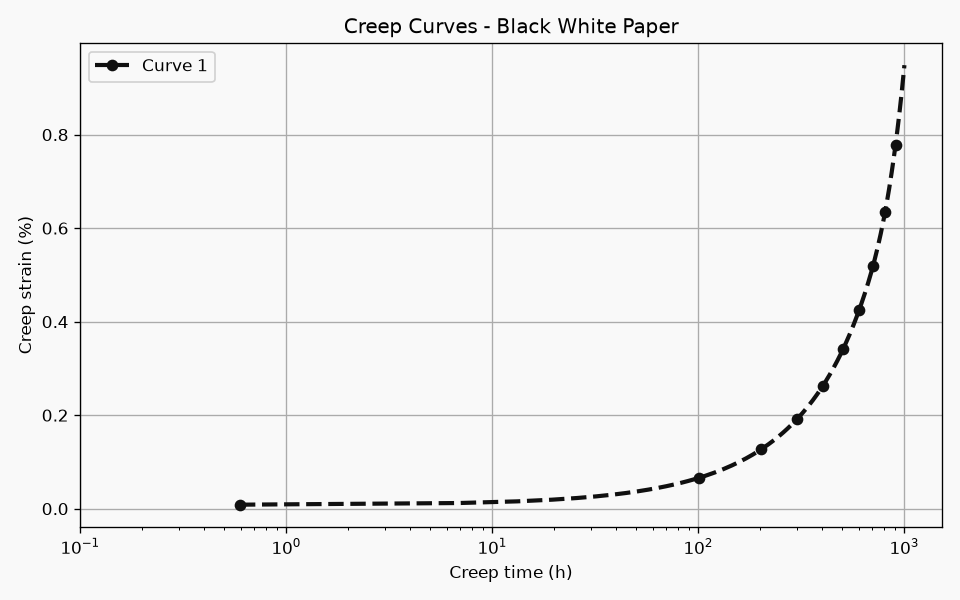
#> input picture web/examples/eval_platform_img_0000.png, 960 x 600 px
$ python -i panel_detect.py   (imports and definitions only)
#> lines starting #> are read from the running program, lines starting #| are printed output that depends on the picture; after the words box and inside, x2 and y2 are one past the last pixel; in counts of white or black regions, pixels touching at a corner belong together
#> further down, picture is the input picture: shape (600, 960, 3); min 0, max 249, mean 243.3
"""Multi-panel (subplot) detection for real-world chart images.

Algorithm (validated on the 326-image creep-curve library, see
``dataset/panel_estimate.csv``): Otsu binarization -> morphological closing ->
closed 4-corner contour detection.  Grid-immune by construction: grid lines do
not form closed rectangles, curves rarely enclose rectangles >= 3% of the
image area.

Conservative by design: only large, well-formed rectangles are reported and
nested frames are collapsed to the inner one.  False positives are acceptable
for *explainable reject* purposes (they push a failure into quality-B with a
hint) but must never break the successful single-panel path — callers should
only consult ``detect_panels`` when the main pipeline failed or when the
quality gate is explicitly enabled.
"""
from __future__ import annotations

from typing import List, Optional, Tuple

import cv2
import numpy as np

Rect = Tuple[int, int, int, int]  # (x0, y0, x1, y1) inclusive


def detect_panels(
    image_bgr: np.ndarray,
    min_area_frac: float = 0.03,
    max_area_frac: float = 0.97,
    min_side_frac: float = 0.10,
) -> List[Rect]:
    """Return axis-frame rectangles (x0, y0, x1, y1) found in the image.

    ``image_bgr``: BGR image as produced by ``read_image``.
    Returns an empty list when no panel is detected (single-panel layout with
    an unclosed frame, dark backgrounds, photos, etc.).
    """
#> called with min_area_frac = 0.03, max_area_frac = 0.97, min_side_frac = 0.1
    if image_bgr is None or image_bgr.size == 0:
        return []
    gray = cv2.cvtColor(image_bgr, cv2.COLOR_BGR2GRAY)
    h, w = gray.shape
#> h = 600; w = 960
    _, bw = cv2.threshold(gray, 0, 255, cv2.THRESH_BINARY_INV + cv2.THRESH_OTSU)
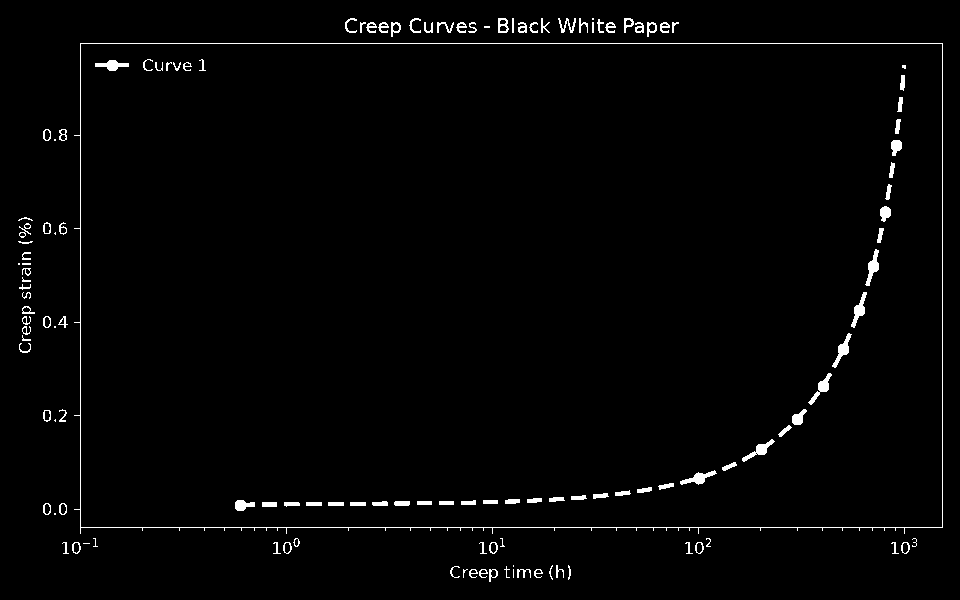
#> bw: shape (600, 960); 1.8% white; 132 white regions (17 under 20 px), largest, box (x1, y1, x2, y2) and area: (74, 43, 943, 534) 2848, (865, 249, 879, 286) 223, (680, 470, 717, 485) 223
    # close small gaps in axis frames (dashed frames, thin lines)
    kernel = np.ones((5, 5), np.uint8)
    bw = cv2.morphologyEx(bw, cv2.MORPH_CLOSE, kernel)
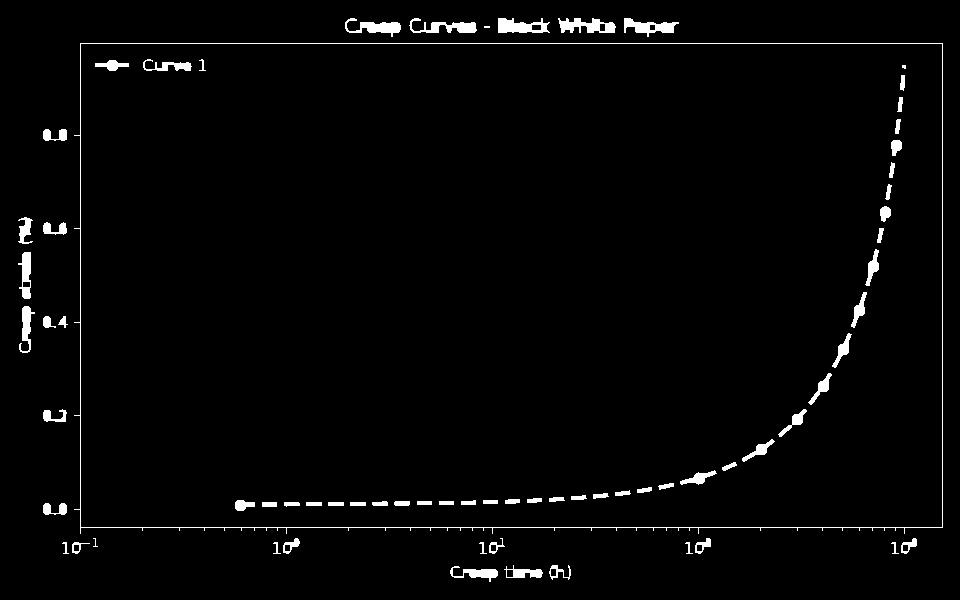
#> bw: shape (600, 960); 2.2% white; 70 white regions (3 under 20 px)

    contours, _ = cv2.findContours(bw, cv2.RETR_LIST, cv2.CHAIN_APPROX_SIMPLE)
#> contours = 82 contours, 9 with area under 20; largest, box (x1, y1, x2, y2) and area: (74, 43, 943, 534) 417250, (80, 43, 943, 528) 417206, (498, 18, 550, 33) 497, (558, 18, 616, 33) 482, (624, 18, 679, 37) 442
    rects: List[Tuple[int, int, int, int, float]] = []
    for c in contours:
        peri = cv2.arcLength(c, True)
        if peri <= 0:
            continue
        approx = cv2.approxPolyDP(c, 0.03 * peri, True)
        if len(approx) != 4:
            continue
        x, y, ww, hh = cv2.boundingRect(approx)
        area = float(ww) * hh
        if area < min_area_frac * w * h or area > max_area_frac * w * h:
            continue
        if ww < min_side_frac * w or hh < min_side_frac * h:
            continue
        rects.append((x, y, x + ww - 1, y + hh - 1, area))
#> this loop made 82 passes
#> peri on passes 1 to 12: 27.66, 25.66, 151.9, 100.9, 111.2, 23.66, 23.66, 23.66, 23.66, 23.66, 37.66, 37.66
#> (peri, approx, x, y, ww, hh, area) on passes 23, 24, 25, 27, 28, 29: (36, [[350, 502], [350, 505], [365, 505], [365, 502]], 350, 502, 16, 4, 64), (36, [[328, 502], [328, 505], [343, 505], [343, 502]], 328, 502, 16, 4, 64), (36, [[306, 502], [306, 505], [321, 505], [321, 502]], 306, 502, 16, 4, 64), (36, [[262, 502], [262, 506], [276, 506], [276, 502]], 262, 502, 15, 5, 75), (34, [[439, 501], [439, 504], [453, 504], [453, 501]], 439, 501, 15, 4, 60), (34, [[417, 501], [417, 504], [431, 504], [431, 501]], 417, 501, 15, 4, 60)
#> after the loop, rects = [(80, 43, 942, 527, 418555), (80, 43, 942, 533, 423733)]

    # step 1: merge near-duplicate contours (inner + outer edges of the same
    # frame produce two almost-coincident rectangles after closing); only when
    # areas are comparable (ratio < 1.3) — genuinely nested frames (area
    # ratio >> 1.3) are left for step 2 to resolve.
    merged: List[Tuple[int, int, int, int, float]] = []
    for r in rects:
        x0, y0, x1, y1, a = r
        hit = None
        for i, m in enumerate(merged):
            mx0, my0, mx1, my1, ma = m
            contains = (mx0 - 3 <= x0 and my0 - 3 <= y0 and x1 <= mx1 + 3
                        and y1 <= my1 + 3)
            inside = (x0 - 3 <= mx0 and y0 - 3 <= my0 and mx1 <= x1 + 3
                      and my1 <= y1 + 3)
            ratio = max(a, ma) / min(a, ma) if min(a, ma) > 0 else 1.0
            if (contains or inside) and ratio < 1.3:
                hit = i
                break
        if hit is None:
            merged.append(r)
        elif a > merged[hit][4]:
            merged[hit] = r
#> this loop made 2 passes
#> after the loop, merged = [(80, 43, 942, 533, 423733)]

    # step 2: keep the innermost frame of each nesting chain (drop outer
    # frames that contain a significantly smaller inner frame — e.g. a
    # page/decorative border around the actual plot frame).
    kept: List[Rect] = []
    for r in merged:
        x0, y0, x1, y1, a = r
        has_inner = False
        for q in merged:
            if q is r:
                continue
            qx0, qy0, qx1, qy1, qa = q
            if (x0 <= qx0 and y0 <= qy0 and qx1 <= x1 and qy1 <= y1
                    and a > qa * 1.3):
                has_inner = True
                break
        if not has_inner:
            kept.append((x0, y0, x1, y1))
#> this loop made 1 pass
#> after the loop, kept = [(80, 43, 942, 533)]
    # deterministic order: left-to-right, then top-to-bottom
    kept.sort(key=lambda r: (r[0], r[1]))
    return kept


# [20 lines left out: function panel_grid_shape, not called in this run]

>>> import cv2
>>> picture = cv2.imread('../../../web/examples/eval_platform_img_0000.png')
>>> result = detect_panels(picture)
#> result = [(80, 43, 942, 533)]

$ run again, on web/examples/eval_platform_img_0008.png
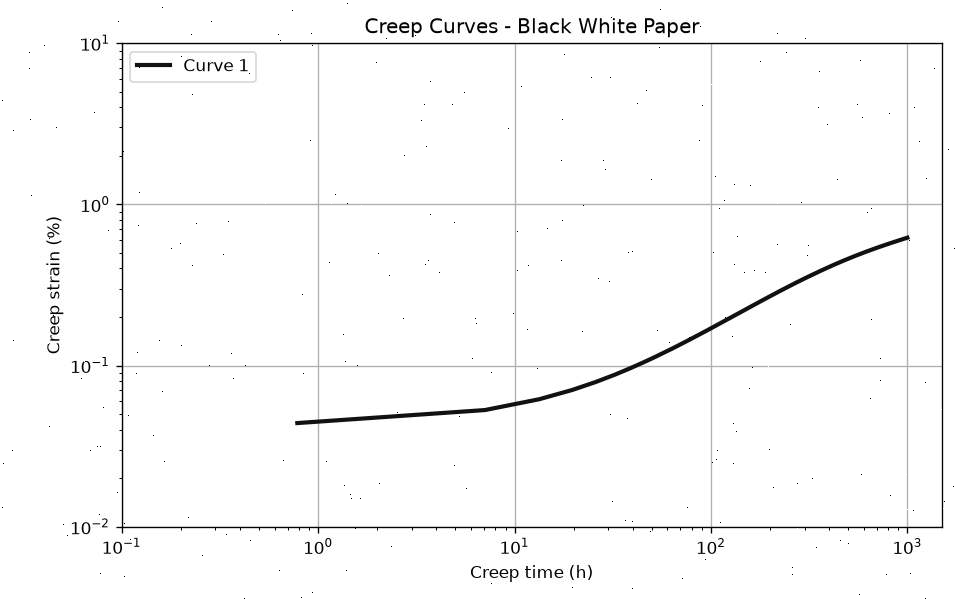
#> input picture web/examples/eval_platform_img_0008.png, 960 x 600 px
#> picture is the input picture: shape (600, 960, 3); min 0, max 255, mean 249.7
#> in detect_panels, `_, bw = cv2.threshold(gray, 0, 255, cv2.THRESH_BINARY_INV + cv2.THRESH..`:
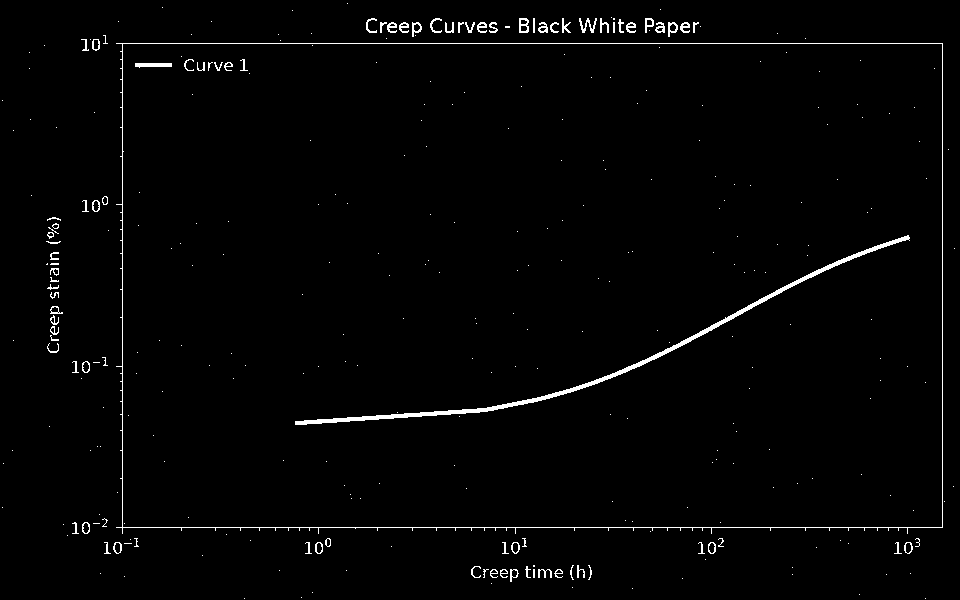
#> bw: shape (600, 960); 1.6% white in thin lines or dots
#> in detect_panels, `bw = cv2.morphologyEx(bw, cv2.MORPH_CLOSE, kernel)`:
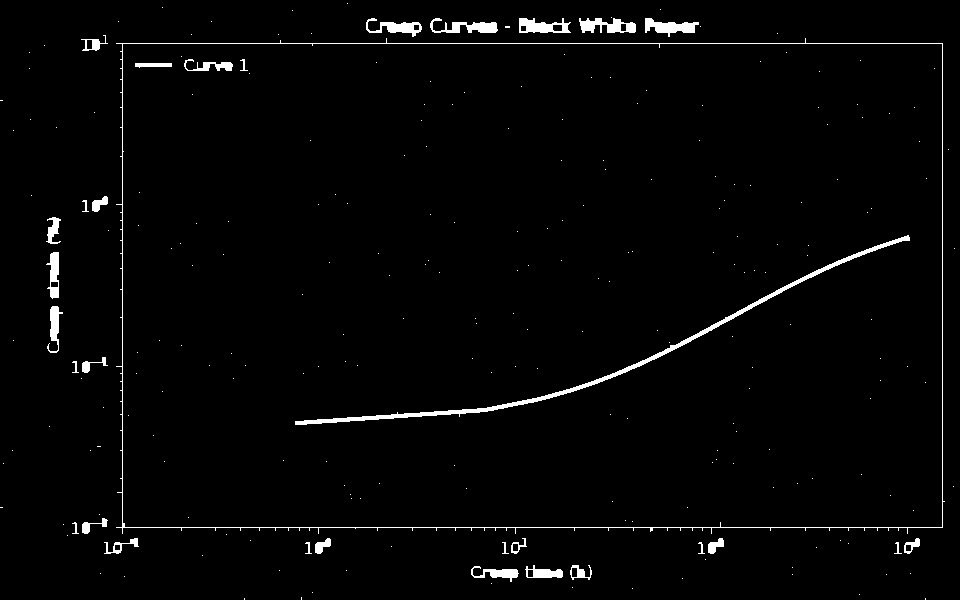
#> bw: shape (600, 960); 2.1% white; 251 white regions (219 under 20 px)
#> contours = 263 contours, 227 with area under 20; largest, box (x1, y1, x2, y2) and area: (116, 38, 945, 534) 396956, (122, 43, 943, 528) 396866, (295, 235, 910, 425) 2134, (519, 18, 571, 33) 496, (579, 18, 636, 33) 474
#> the loop in detect_panels, `for c in contours:` made 263 passes
#> (c, peri) on passes 4 to 6: ([[859, 594]], 0), ([[312, 592]], 0), ([[632, 588]], 0)
#> after the loop in detect_panels, `for c in contours:`: rects = [(295, 237, 909, 424, 115620), (122, 43, 942, 527, 398185), (116, 43, 942, 533, 406057)]
#> the loop in detect_panels, `for r in rects:` made 3 passes
#> after the loop in detect_panels, `for r in rects:`: merged = [(295, 237, 909, 424, 115620), (116, 43, 942, 533, 406057)]
#> the loop in detect_panels, `for r in merged:` made 2 passes
#> after the loop in detect_panels, `for r in merged:`: kept = [(295, 237, 909, 424)]

$ run again, on web/examples/eval_platform_img_0015.png
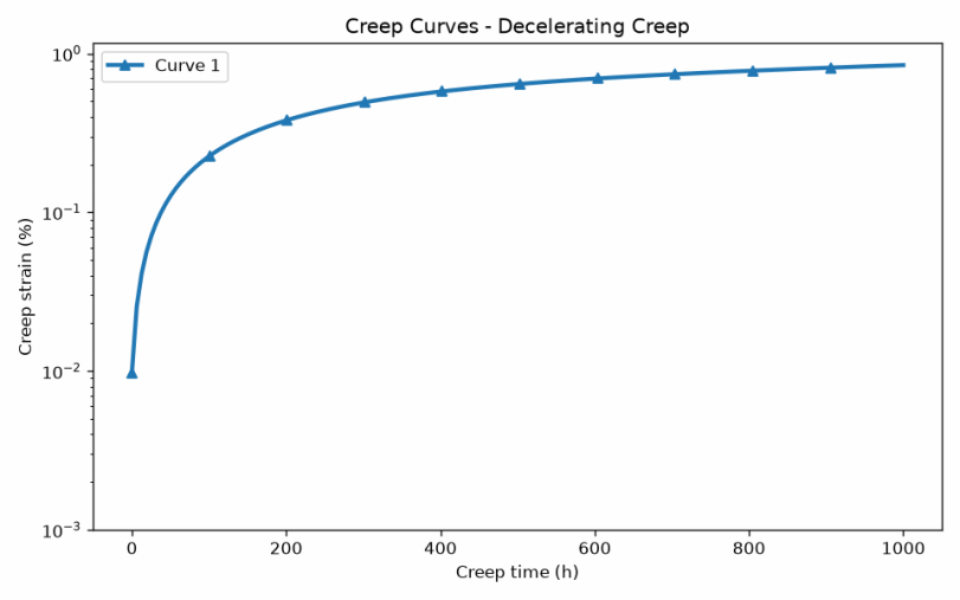
#> input picture web/examples/eval_platform_img_0015.png, 960 x 600 px
#> picture is the input picture: shape (600, 960, 3); mean B, G, R 250.2, 249.7, 249
#> in detect_panels, `_, bw = cv2.threshold(gray, 0, 255, cv2.THRESH_BINARY_INV + cv2.THRESH..`:
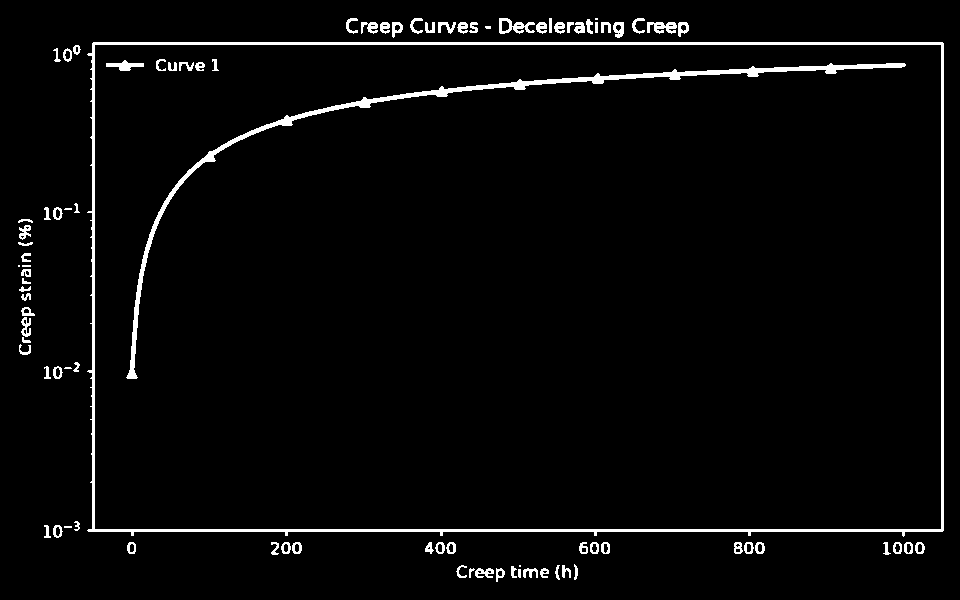
#> bw: shape (600, 960); 3.3% white; 90 white regions (8 under 20 px), largest, box (x1, y1, x2, y2) and area: (87, 42, 944, 537) 8197, (126, 63, 906, 379) 4821, (499, 18, 535, 34) 277
#> in detect_panels, `bw = cv2.morphologyEx(bw, cv2.MORPH_CLOSE, kernel)`:
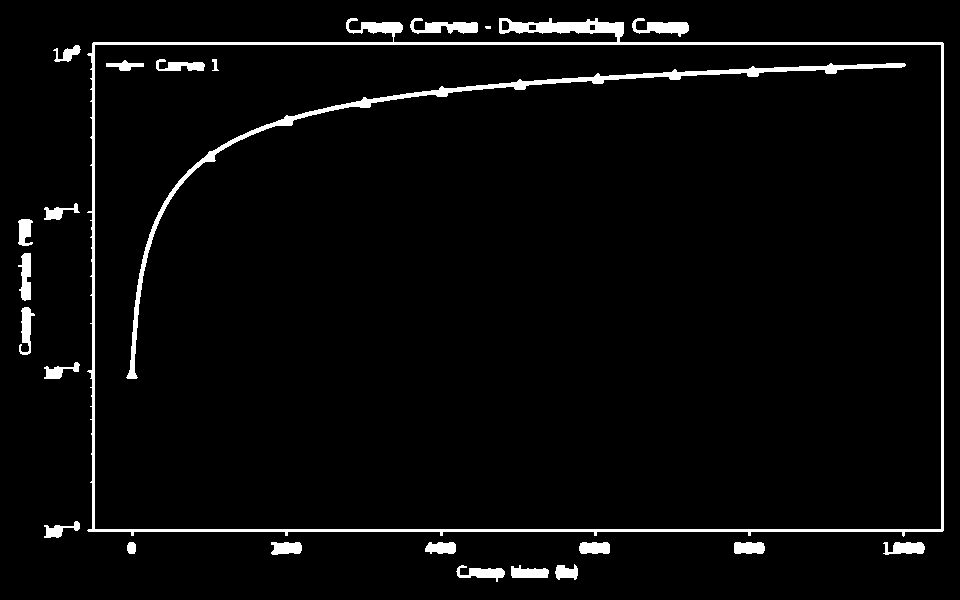
#> bw: shape (600, 960); 3.8% white; 24 white regions (1 under 20 px)
#> contours = 28 contours, 1 with area under 20; largest, box (x1, y1, x2, y2) and area: (87, 18, 944, 537) 418048, (94, 44, 942, 530) 410793, (126, 63, 906, 379) 3910, (410, 18, 478, 34) 504, (632, 18, 689, 37) 475
#> the loop in detect_panels, `for c in contours:` made 28 passes
#> peri on passes 2 to 9: 149.4, 77.21, 125.1, 81.8, 81.21, 82.87, 86.63, 33.9
#> after the loop in detect_panels, `for c in contours:`: rects = [(126, 64, 905, 377, 244920), (94, 44, 941, 529, 412128), (88, 42, 943, 531, 419440)]
#> the loop in detect_panels, `for r in rects:` made 3 passes
#> after the loop in detect_panels, `for r in rects:`: merged = [(126, 64, 905, 377, 244920), (88, 42, 943, 531, 419440)]
#> the loop in detect_panels, `for r in merged:` made 2 passes
#> after the loop in detect_panels, `for r in merged:`: kept = [(126, 64, 905, 377)]

$ run again, on web/examples/eval_platform_img_0046.png
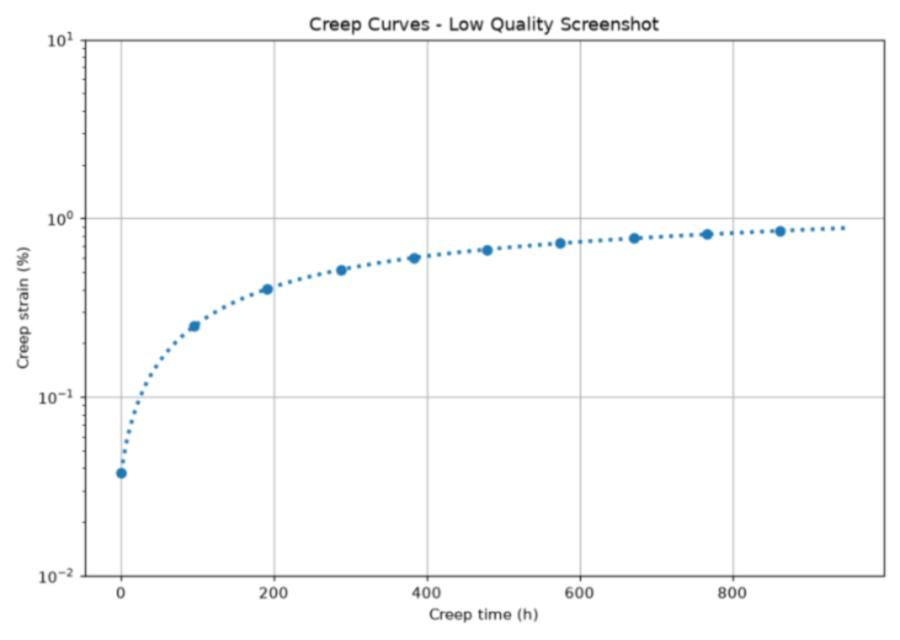
#> input picture web/examples/eval_platform_img_0046.png, 900 x 640 px
#> picture is the input picture: shape (640, 900, 3); mean B, G, R 251.2, 251, 250.7
#> in detect_panels, `_, bw = cv2.threshold(gray, 0, 255, cv2.THRESH_BINARY_INV + cv2.THRESH..`:
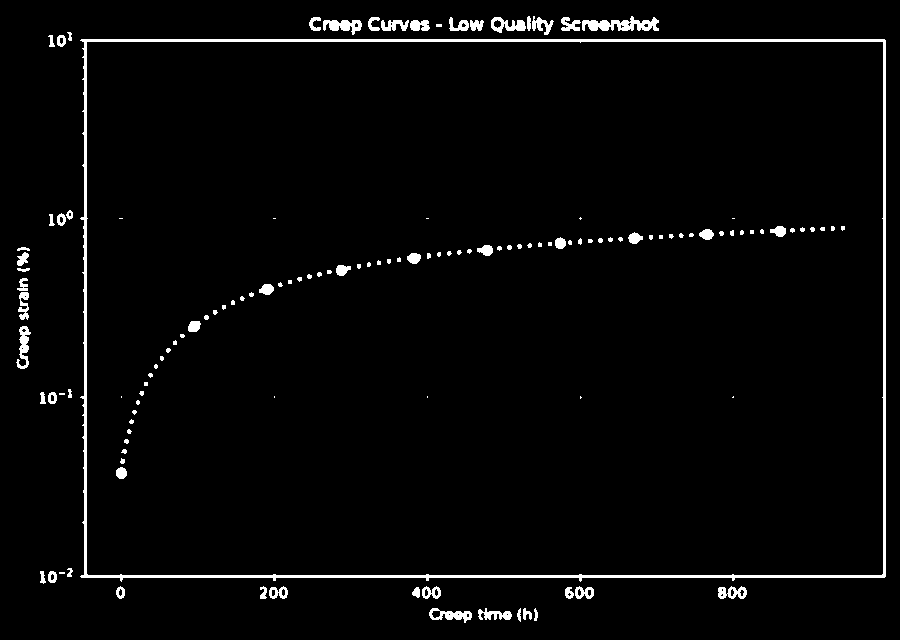
#> bw: shape (640, 900); 2.8% white; 132 white regions (64 under 20 px), largest, box (x1, y1, x2, y2) and area: (80, 39, 886, 582) 8183, (582, 16, 659, 31) 668, (323, 20, 362, 35) 351
#> in detect_panels, `bw = cv2.morphologyEx(bw, cv2.MORPH_CLOSE, kernel)`:
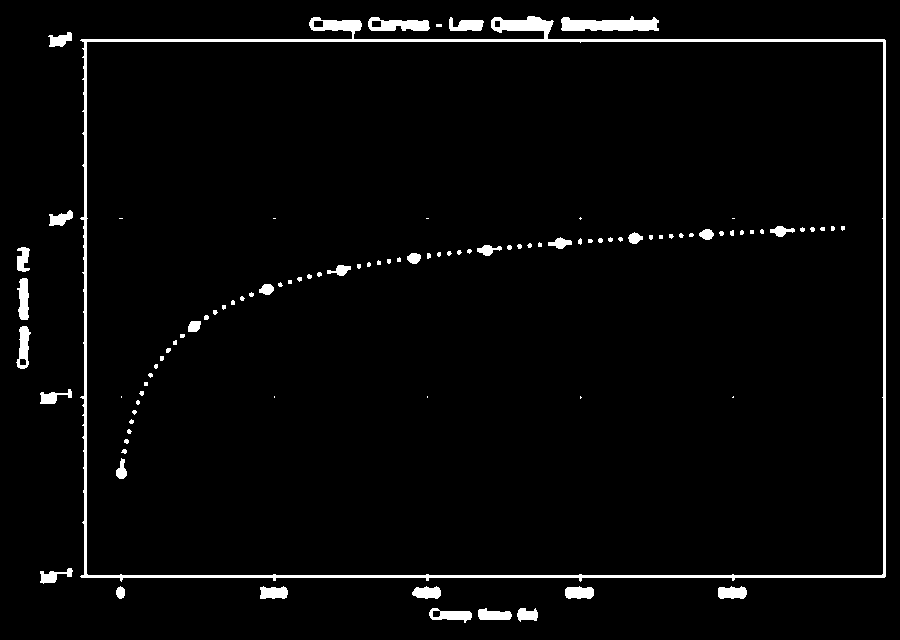
#> bw: shape (640, 900); 3.1% white; 99 white regions (56 under 20 px)
#> contours = 105 contours, 70 with area under 20; largest, box (x1, y1, x2, y2) and area: (80, 16, 886, 582) 432302, (86, 41, 884, 576) 425576, (561, 16, 659, 31) 958, (368, 17, 430, 31) 564, (16, 326, 31, 369) 354
#> the loop in detect_panels, `for c in contours:` made 105 passes
#> peri on passes 1 to 8: 27.07, 65.8, 83.56, 104, 78.28, 76.04, 74.53, 79.46
#> after the loop in detect_panels, `for c in contours:`: rects = [(86, 41, 883, 575, 426930), (80, 39, 885, 577, 434434)]
#> the loop in detect_panels, `for r in rects:` made 2 passes
#> after the loop in detect_panels, `for r in rects:`: merged = [(80, 39, 885, 577, 434434)]
#> the loop in detect_panels, `for r in merged:` made 1 pass
#> after the loop in detect_panels, `for r in merged:`: kept = [(80, 39, 885, 577)]
